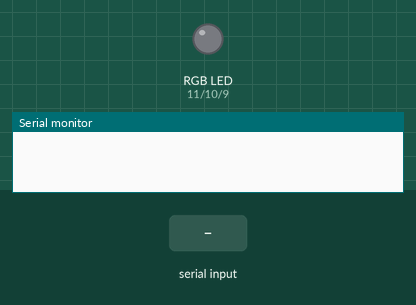
Bench run of a sketch on a simulated Arduino Uno, built with avr-gcc and run on an emulated ATmega328P. Shown: an RGB LED mixed from three pins (HIGH = lit), the last lines printed to the serial monitor. The inputs (shaded band) are chosen by the test bench. Dim RGB values are drawn brighter than linear.

Above: at 1.2 s.
1.3 s: "R90\n" received over the second serial link
At 2.4 s:
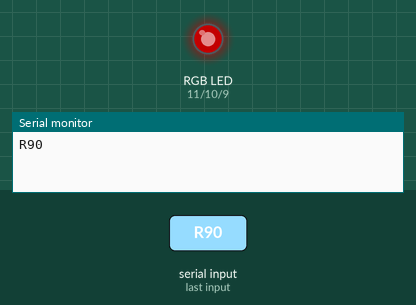
2.8 s: "G90\n" received over the second serial link
At 3.6 s:
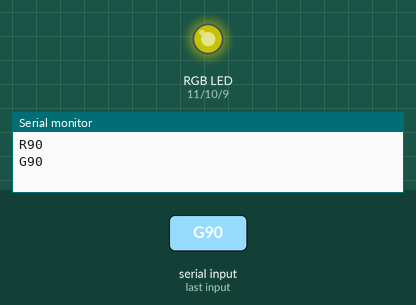
4.3 s: "R,45\n" received over the second serial link
At 4.7 s:
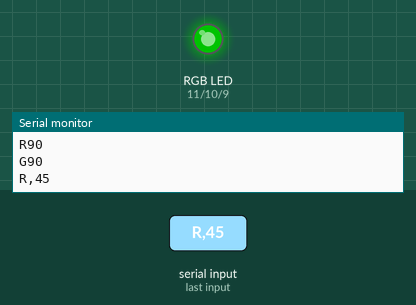
5.8 s: "B90\n" received over the second serial link
At 7.0 s:
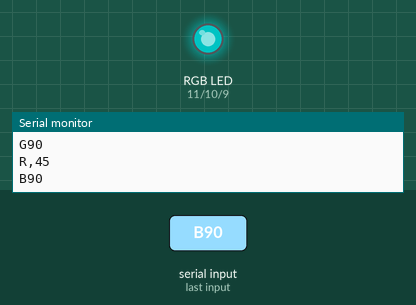
7.3 s: "G,45\n" received over the second serial link
At 8.2 s:
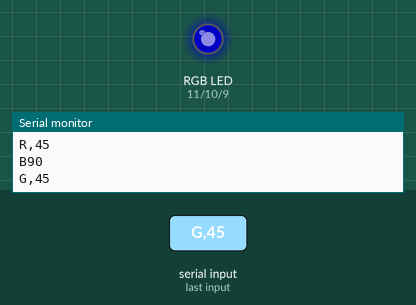
8.8 s: "R90\n" received over the second serial link
At 9.4 s:
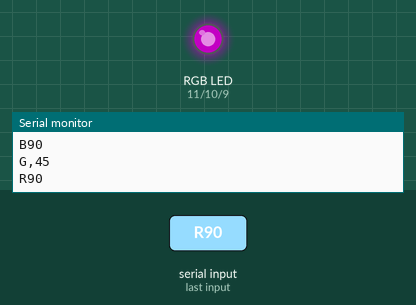
Timing chart, 0 to 11.3 s (numbered marks = the images above; inputs shaded):
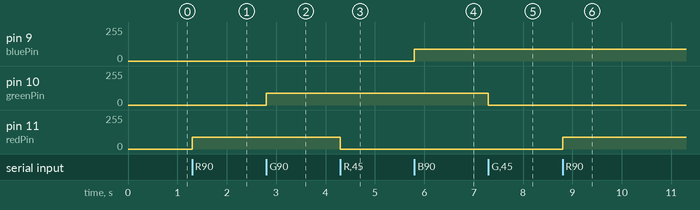

Measured:
- after the input at 1.3 s, pin 11 (redPin): 0/255 → 90/255 at once
- after the input at 2.8 s, pin 10 (greenPin): 0/255 → 90/255 at once
- after the input at 4.3 s, pin 11 (redPin): 90/255 → 0/255 at once
- after the input at 5.8 s, pin 9 (bluePin): 0/255 → 90/255 at once
- after the input at 7.3 s, pin 10 (greenPin): 90/255 → 0/255 at once
- after the input at 8.8 s, pin 11 (redPin): 0/255 → 90/255 at once

The sketch:

sketch_apr27b.ino
```cpp
#include <SoftwareSerial.h>
SoftwareSerial BTSerial(2,3);
int redPin=11;
int greenPin=10;
int bluePin=9;
String buffer=""; //안드로이드에서 보낸 값을 받는 변수
void setup() {
  // put your setup code here, to run once:
  pinMode(redPin, OUTPUT);
  pinMode(greenPin, OUTPUT);
  pinMode(bluePin, OUTPUT);
  Serial.begin(9600);
  BTSerial.begin(9600);
}

void loop() {
  // put your main code here, to run repeatedly:
  if(BTSerial.available()){ //수신데이터가 존재하는 경우
    char data=BTSerial.read();
    if(data=='\n'){
      Serial.println(buffer);
      int brightness=buffer.substring(1).toInt(); //문자 1번째부터 끝까지(즉, 숫자 값만 가져오기)
      switch(buffer[0]){
        case 'R':
          analogWrite(redPin, brightness);
          break;
        case 'G':
          analogWrite(greenPin, brightness);
          break;
        case 'B':
          analogWrite(bluePin, brightness);
          break;
      }
      buffer=""; //한번 수행하고 나면 반드시 초기화해주어야 함
    }else{
      buffer+=data;
    }
  }

}
```
